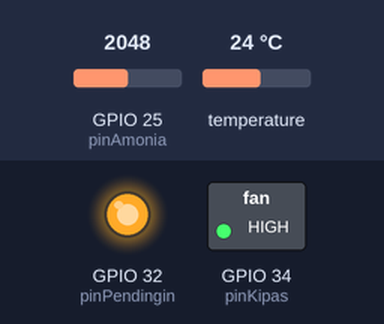
The sketch below on a simulated ESP32. On the bench: switched loads named in the sketch (green lamp = pin HIGH), output pins drawn as LEDs (lit = HIGH). Inputs (shaded band) come from the test bench; at power-on: temperature 24 °C, GPIO 25 (pinAmonia) = 2048. WiFi joins after 1.5 s; servers stay silent unless stated; uploads are accepted with an empty reply; what the sketch prints to the serial monitor is not drawn.

Above: at 2.7 s.
2.8 s: temperature set to 19 °C
At 9.1 s:
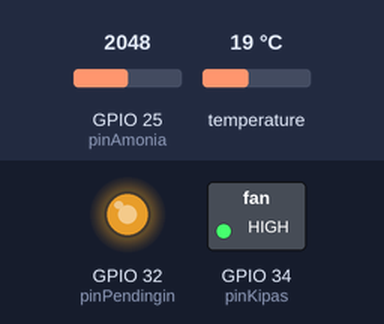
9.7 s: GPIO 25 (pinAmonia) set to 2151
16.6 s: GPIO 25 (pinAmonia) set to 2277
27.6 s: temperature set to 12 °C
At 33.0 s:
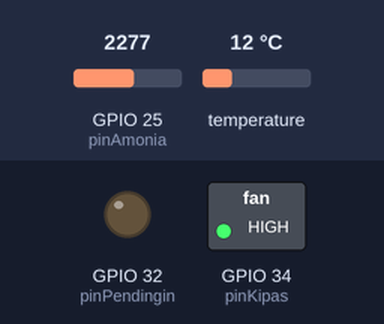
34.5 s: temperature set to 18 °C
At 38.7 s:
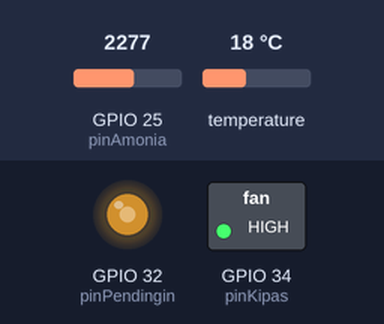
41.4 s: temperature set to 14 °C
At 44.4 s:
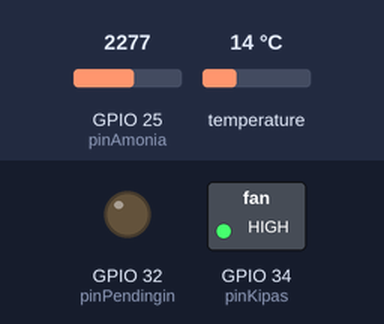
Timing chart, 0 to 45.9 s (numbered marks = the images above; inputs shaded):
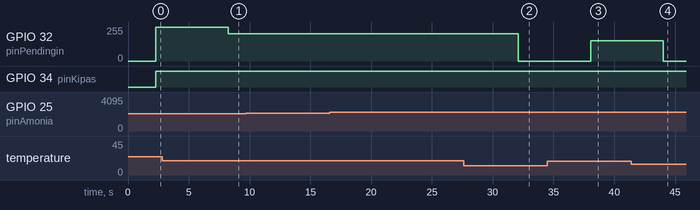

The sketch:

fish_cold_storage.ino
```cpp
#include <WiFi.h>
#include <HTTPClient.h>
#include <WiFiClientSecure.h>
#include <OneWire.h>
#include <DallasTemperature.h>

// ==========================================================
// KONFIGURASI JARINGAN & LINK SCRIPT
// ==========================================================
const char* ssid = "Ruang Rapat FT";
const char* password = "informatika";

// Link Deploy Google Script yang baru
const String url_google_script = "https://script.google.com/macros/s/AKfycbxAL8QsvaUhnfmRff5ZCSgt5z8joigxRoS1PdoRv81h5VyGYYrNIQECEjW_Opt4Q0vu/exec";

// --- Definisi Pin ---
const int pinSuhu = 5;
const int pinKipas = 34;
const int pinPendingin = 32; // Ke Buck Converter (Peltier)
const int pinAmonia = 25;    // Ke Sensor MQ-135

OneWire oneWire(pinSuhu);
DallasTemperature sensorSuhu(&oneWire);

int nilaiPWM = 0;

void setup() {
  Serial.begin(115200);

  pinMode(pinSuhu, INPUT_PULLUP);
  pinMode(pinKipas, OUTPUT);
  pinMode(pinPendingin, OUTPUT);
  pinMode(pinAmonia, INPUT);

  sensorSuhu.begin();

  // Pastikan aktuator mati saat pertama kali menyala
  digitalWrite(pinKipas, LOW);
  analogWrite(pinPendingin, 0);

  Serial.println("\nMenghubungkan ke Wi-Fi...");
  WiFi.begin(ssid, password);
  while (WiFi.status() != WL_CONNECTED) {
    delay(500);
    Serial.print(".");
  }
  Serial.println("\nWi-Fi Terhubung!");
  Serial.println("Sistem Real-Time Smart Cold Storage Mulai!");
}

void loop() {
  // ==========================================================
  // 1. BACA SENSOR REAL (Suhu & Amonia)
  // ==========================================================
  sensorSuhu.requestTemperatures();
  float suhuCelsius = sensorSuhu.getTempCByIndex(0);

  int nilaiAmoniaAnalog = analogRead(pinAmonia);
  float amoniaPPM = map(nilaiAmoniaAnalog, 0, 4095, 0, 120);

  if (suhuCelsius == DEVICE_DISCONNECTED_C) {
    Serial.println("ERROR: Sensor Suhu terputus!");
    delay(2000);
    return;
  }

  // ==========================================================
  // 2. LOGIKA CERDAS STATUS KESEGARAN IKAN
  // ==========================================================
  String statusKesegaran = "";

  if (amoniaPPM >= 65.0) {
    statusKesegaran = "busuk"; // Fix: Amonia >= 65 langsung busuk, berapapun suhunya
  }
  else if (amoniaPPM > 20.0 || suhuCelsius > 25.0) {
    statusKesegaran = "waspada"; // Fix: Amonia > 20 ATAU Suhu bocor di atas 25 derajat
  }
  else {
    statusKesegaran = "segar"; // Fix: Amonia 0-20 ppm DAN Suhu di bawah 25 derajat
  }

  // ==========================================================
  // 3. FUZZY LOGIC UNTUK KENDALI PELTIER (BUCK CONVERTER)
  // ==========================================================
  float u_dingin = 0.0, u_normal = 0.0, u_panas = 0.0;

  if (suhuCelsius <= 15.0) u_dingin = 1.0;
  else if (suhuCelsius > 15.0 && suhuCelsius <= 17.5) u_dingin = (17.5 - suhuCelsius) / 2.5;
  else u_dingin = 0.0;

  if (suhuCelsius > 15.0 && suhuCelsius <= 17.5) u_normal = (suhuCelsius - 15.0) / 2.5;
  else if (suhuCelsius > 17.5 && suhuCelsius < 20.0) u_normal = (20.0 - suhuCelsius) / 2.5;
  else u_normal = 0.0;

  if (suhuCelsius >= 20.0) u_panas = 1.0;
  else if (suhuCelsius > 17.5 && suhuCelsius < 20.0) u_panas = (suhuCelsius - 17.5) / 2.5;
  else u_panas = 0.0;

  float pembilang = (u_dingin * 0) + (u_normal * 127) + (u_panas * 255);
  float penyebut = u_dingin + u_normal + u_panas;
  if (penyebut == 0) penyebut = 0.0001;

  // Hitung nilai PWM untuk Buck Converter
  nilaiPWM = (int)(pembilang / penyebut);

  // Eksekusi daya ke Peltier
  analogWrite(pinPendingin, nilaiPWM);

  // Logika Kipas
  if (nilaiPWM > 0 || amoniaPPM >= 65.0) {
    digitalWrite(pinKipas, HIGH);
  } else {
    digitalWrite(pinKipas, LOW);
  }

  // ==========================================================
  // 4. KIRIM DATA KE GOOGLE SCRIPT (POST)
  // ==========================================================
  if (WiFi.status() == WL_CONNECTED) {
    WiFiClientSecure client;
    client.setInsecure();

    HTTPClient http;
    http.begin(client, url_google_script);
    http.setFollowRedirects(HTTPC_STRICT_FOLLOW_REDIRECTS);
    http.addHeader("Content-Type", "application/x-www-form-urlencoded");

    // Gabungkan data Suhu, Amonia, dan Status menjadi satu paket
    String httpRequestData = "suhu=" + String(suhuCelsius, 2) +
                             "&amonia=" + String(amoniaPPM, 2) +
                             "&status=" + statusKesegaran;

    Serial.print("Suhu: " + String(suhuCelsius, 2) + "C | Amonia: " + String(amoniaPPM, 2) + "ppm | Status: " + statusKesegaran);

    int kodeResponHTTP = http.POST(httpRequestData);
    if (kodeResponHTTP > 0) {
      Serial.println(" => [SUKSES TERKIRIM]");
    } else {
      Serial.println(" => [GAGAL]");
    }
    http.end();
  }

  // Jeda 5 detik sebelum mengambil data baru
  delay(5000);
}
```

Measured:
- after the input at 2.8 s, GPIO 32 (pinPendingin): 255/255 → 203/255 after 5.4 s
- after the input at 9.7 s, every drawn part: stays the same
- after the input at 16.6 s, every drawn part: stays the same
- after the input at 27.6 s, GPIO 32 (pinPendingin): 203/255 → 0/255 after 4.5 s
- after the input at 34.5 s, GPIO 32 (pinPendingin): 0/255 → 152/255 after 3.6 s
- after the input at 41.4 s, GPIO 32 (pinPendingin): 152/255 → 0/255 after 2.6 s
